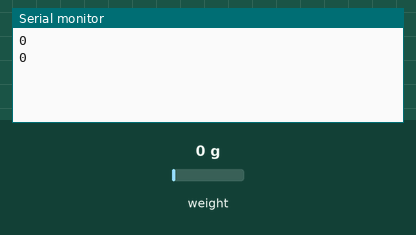
Recording of a sketch running on a simulated ESP32. On the bench: the last lines printed to the serial monitor. Inputs (shaded band) come from the test bench; at power-on: weight on the scale 0 g.

Above: at 2.0 s.
2.1 s: weight on the scale set to 100 g
At 2.8 s:
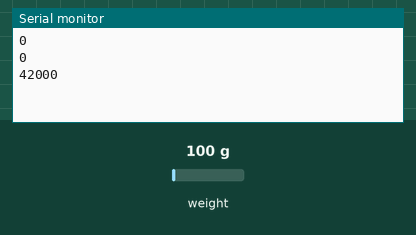
3.6 s: weight on the scale set to 1250 g
At 5.4 s:
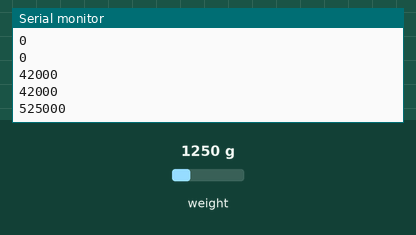
Timing chart, 0 to 6.9 s (numbered marks = the images above; inputs shaded):
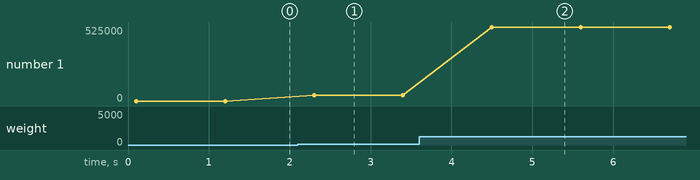

The sketch:

lccal.ino
```cpp
#include <Arduino.h>
#include "hx711.h"

HX711 loadcell;

void setup()
{
  loadcell.begin(6, 7);
  loadcell.set_scale(1);
  loadcell.set_offset(0);
  Serial.begin(9600);
}

void loop()
{
  unsigned long val = loadcell.get_value(1);
  Serial.print(val);
  Serial.print("\n");
  delay(1000);
}
```

Measured:
- after the input at 2.1 s, the serial monitor: prints a new line after 0.20 s (image 1)
- after the input at 3.6 s, the serial monitor: prints a new line after 0.90 s (image 2)
- plotted number 1: 0 → 42000 after the input at 2.1 s, 42000 → 525000 after the input at 3.6 s
